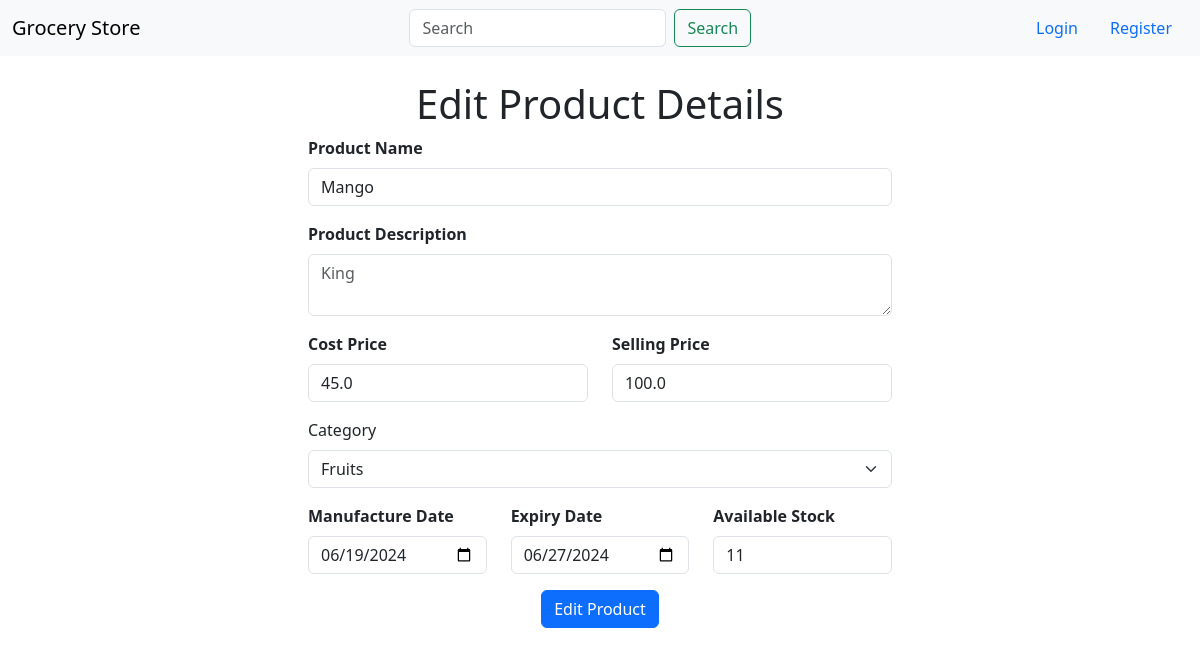
Page /edit_product/2 on the committed database.
### application/models.py (models this page shows, shortened)
class Product(db.Model):
    product_id = db.Column(db.Integer,primary_key=True)
    name = db.Column(db.String(40),nullable=False)
    description = db.Column(db.String(100),nullable=True)
    selling_price = db.Column(db.Float,nullable=False)
    stock = db.Column(db.Integer,nullable=False)
    manufacture_date = db.Column(db.Date,nullable=False)
    expiry_date = db.Column(db.Date,nullable=True)
    cost_price = db.Column(db.Float,nullable=False)
    image_url = db.Column(db.String(100),nullable=True)
    category_id = db.Column(db.Integer,db.ForeignKey('categories.category_id'))

### application/routes.py (the view, shortened to what this page needs)
@app.route('/edit_product/<int:product_id>', methods=['GET', 'POST'])
def edit_product(product_id):
    product = Product.query.filter_by(product_id=product_id).first()
    if not product:
        flash('Product not found', 'danger')
        return redirect(url_for('index'))
    categories = Categories.query.all()
    if req.method == 'GET':
        return render_template('edit_product.html', product=product, categories=categories)

### template/edit_product.html (shortened to what this page needs)
{% extends 'nav_link.html' %}
{% block main_content %}
<div class="container-fluid mt-2 p-3">
    <h1 class="text-center">Edit Product Details</h1>
    <div class="d-flex justify-content-center">
        <form class="w-50 justify-content-center" method="POST" action="{{ '/edit_product/'+ product.product_id|string }}">
            <div class="mb-3">
                <label for="product_name" class="form-label"><strong>Product Name</strong></label>
                <input type="text" class="form-control" id="product_name" name = product_name value={{product.name}}>
            </div>
            <div class="mb-3">
                <label for="description" class="form-label"><strong>Product Description</strong></label>
                <textarea class="form-control" id="description" name = description  placeholder ={{ product.description }} ></textarea>
            </div>
            <div class="row">
                <div class="mb-3 col-6">
                    <label for="cost_price" class="form-label"><strong>Cost Price</strong></label>
                    <input type="number" class="form-control" id="cost_price" name = 'cost_price' value={{ product.cost_price}} required>
                </div>
                <div class="mb-3 col-6">
                    <label for="selling_price" class="form-label"><strong>Selling Price</strong> </label>
                    <input type="number" class="form-control" id="selling_price" name = 'selling_price' value = {{ product.selling_price }}>
                </div>
            </div>
            <div class="mb-3">
                <label for="category" class="form-label">Category</label>
                <select class="form-select" id="category" name = category>
                    {% for category in categories %}
                    {% if category.category_id == product.category_id %}
                    <option value="{{ category.category_id }}" selected >{{ category.name }}</option>
                    {% else %}
                    <option value="{{ category.category_id }}">{{ category.name }}</option>
                    {% endif %}
                    {% endfor %}
                </select>
            </div>
            <div class="row">
                <div class="mb-3 col-4">
                    <label for="manufacturing_date" class="form-label"><strong>Manufacture Date</strong></label>
                    <input type="date" class="form-control" id="manufacturing_date" name = 'mfg_date' value={{product.manufacture_date}} required>
                </div>
                <div class="mb-3 col-4">
                    <label for="expiry_date" class="form-label"><strong>Expiry Date</strong> </label>
                    <input type="date" class="form-control" id="expiry_date" name = 'expiry_date' value = {{product.expiry_date}}>
                </div>
                <div class="mb-3 col-4">
                    <label for="stock" class="form-label"><strong>Available Stock</strong></label>
                    <input type="number" class="form-control" id="stock" name = stock  value={{product.stock}} required>
                </div>
            </div>
            <div class="d-flex justify-content-center mb-3">
                <button type="submit" class="btn btn-primary">Edit Product</button>
            </div>
        </form>
    </div>
</div>
{% endblock main_content %}

### rows in the picture
Product: product_name "Mango", description "King", cost_price "45.0", selling_price "100.0", mfg_date "06/19/2024", expiry_date "06/27/2024", stock "11"

### other values in the picture
form field category "Fruits"
